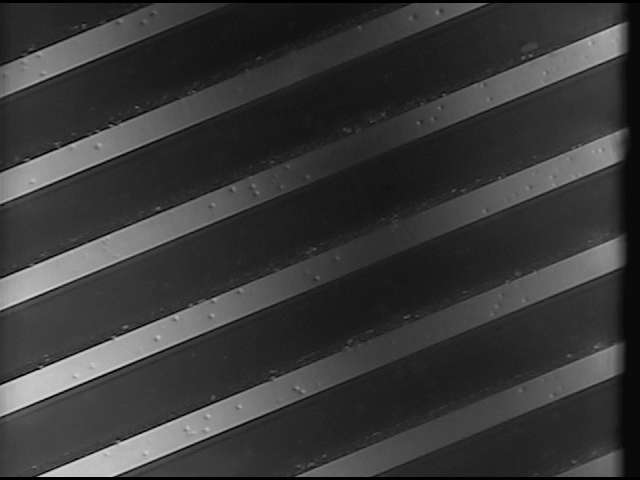
#> input picture DIP_HW3/DIP_HW3_3/N1.bmp, 640 x 480 px
$ python 2.py
#> lines starting #> are read from the running program, lines starting #| are printed output that depends on the picture
import cv2
import numpy as np
import matplotlib.pyplot as plt

def gaussian_kernel(size, sigma):
    """Generate a Gaussian filter kernel."""
    kernel = np.fromfunction(
        lambda x, y: (1 / (2 * np.pi * sigma ** 2)) *
                     np.exp(-((x - (size - 1) / 2) ** 2 + (y - (size - 1) / 2) ** 2) / (2 * sigma ** 2)),
        (size, size)
    )
    kernel = kernel / np.sum(kernel)  # Normalize
    return kernel

kernel_size = 201  # Size of the kernel
sigma_value = 45  # Standard deviation

# Generate Gaussian kern
gaussian_kernel_result = gaussian_kernel(kernel_size, sigma_value)

# Read the image
image = cv2.imread('N1.bmp', cv2.IMREAD_GRAYSCALE)
#> image: shape (480, 640); min 0, max 208, mean 56.9

# Check if the image is valid
if image is None or not isinstance(image, (np.ndarray)):
    raise ValueError("Invalid image provided. Please check the file path.")

cvfilter = cv2.filter2D(image, -1, gaussian_kernel_result)
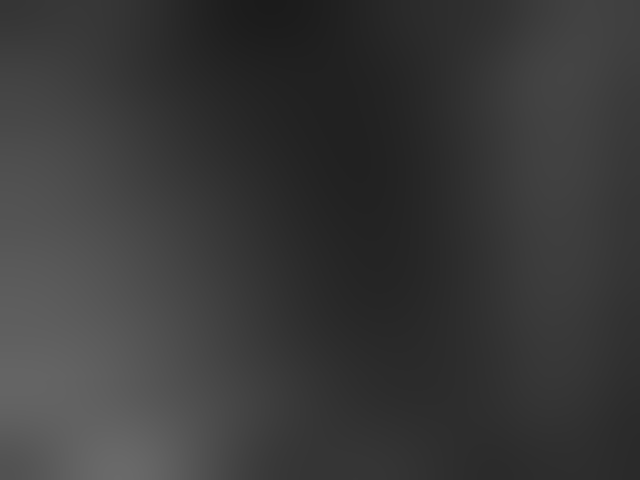
#> cvfilter: shape (480, 640); min 27, max 106, mean 57.1
image2 = image / cvfilter
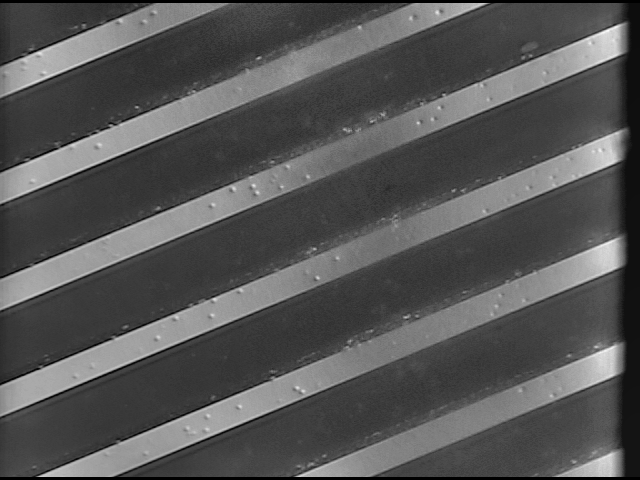
#> image2: shape (480, 640) float64; min 0, max 2.92, mean 0.985; drawn with min black and max white

# Save the image
cv2.imwrite('N1_original.png', image)
cv2.imwrite('N1_shaded.png', cvfilter)
cv2.imwrite('N1_gaussian.png', image2)
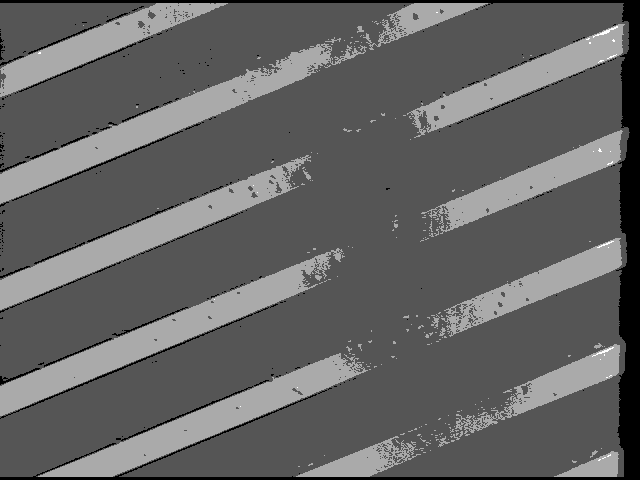
#> saved as N1_gaussian.png: shape (480, 640); min 0, max 3, mean 1.17; drawn with min black and max white

plt.figure(figsize = (12, 6))

# Show the original image and the processed image
plt.subplot(1, 3, 1)
plt.title("Original Image")
plt.imshow(image, cmap = 'gray')

plt.subplot(1, 3, 2)
plt.title("Shaded Pattern")
plt.imshow(cvfilter, cmap = 'gray')

plt.subplot(1, 3, 3)
plt.title("Shaded Corrected Image")
plt.imshow(image2, cmap = 'gray')

# Show plots
plt.show()
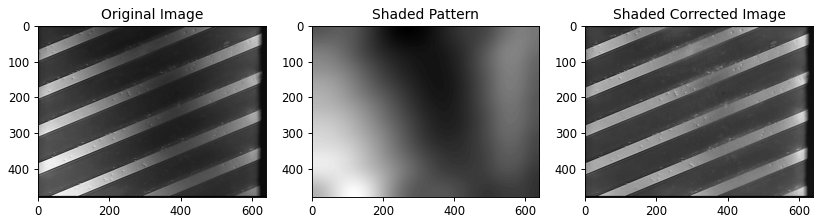
#> figure drawn by matplotlib, 3 panels
